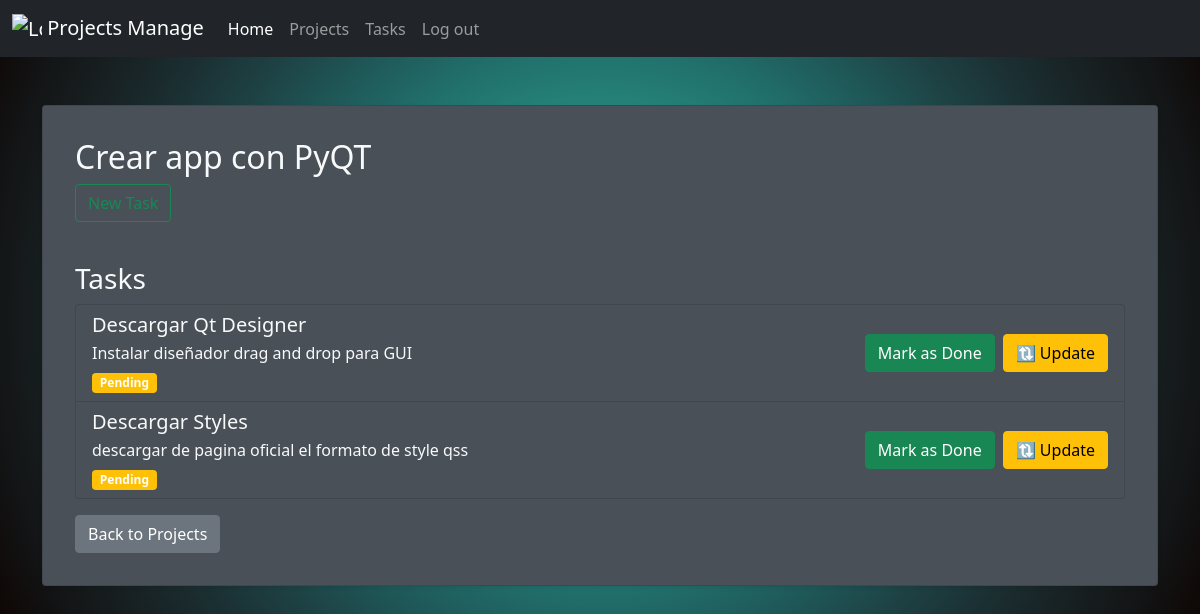
The app's page /about/projects/3/ with its own data.
### myapp/models.py (models this page shows, shortened)
class Project(models.Model):
    name = models.CharField(max_length=100)

class Task(models.Model):
    title = models.CharField(max_length=100)
    description = models.TextField()
    project = models.ForeignKey(Project, on_delete=models.CASCADE)
    done = models.BooleanField(default=False)

### myapp/views.py (the view, shortened to what this page needs)
# urls.py: path('projects/<int:project_id>/', views.project_detail, name='project_detail'), # URL para detalles de proyecto
def project_detail(request, project_id):
    project = get_object_or_404(Project, id=project_id)
    tasks = Task.objects.filter(project=project)
    return render(request, 'project_detail.html', {
        'project': project,
        'tasks': tasks
    })

### myapp/templates/project_detail.html (shortened to what this page needs)
{% extends "layout/base.html" %}
{% block content %}
<div class="container mt-5">
    <div class="card shadow-sm p-3 mb-5 rounded">
        <div class="card-body">
            <h2 class="card-title">{{ project.name }}</h2>
            <a href="{% url 'create_task' project.id %}" class="btn btn-outline-success mb-3">New Task</a>
            <h3 class="mt-4">Tasks</h3>
            {% if tasks %}
                <ul class="list-group">
                    {% for task in tasks %}
                        <li class="list-group-item">
                            <div class="d-flex justify-content-between align-items-center">
                                <div>
                                    <h5 class="mb-1">{{ task.title }}</h5>
                                    <p class="mb-1">{{ task.description }}</p>
                                    <span class="badge {{ task.done|yesno:'bg-success,bg-warning' }}">
                                        {{ task.done|yesno:'Completed,Pending' }}
                                    </span>
                                </div>
                                <div class="d-flex gap-2">
                                    <form method="post" action="{% url 'project_detail' project.id %}">
                                        <button type="submit" class="btn btn-success">
                                            {% if task.done %}Mark as Pending{% else %}Mark as Done{% endif %}
                                        </button>
                                    </form>
                                    <a href="{% url 'update_task' task.id %}?redirect_url={% url 'project_detail' project.id %}" class="btn btn-warning">🔃 Update</a>
                                </div>
                            </div>
                        </li>
                    {% endfor %}
                </ul>
            {% else %}
                <p>No tasks found for this project.</p>
            {% endif %}
            <a href="{% url 'projects' %}" class="btn btn-secondary mt-3">Back to Projects</a>
        </div>
    </div>
</div>
{% endblock %}

### myapp/templates/layout/base.html (style rules this page uses)
body { background-image: radial-gradient(circle at 50% 50%, #4eb48d 0, #3ea88a 10%, #309884 20%, #26857a 30%, #21706c 40%, #1f5959 50%, #1e4345 60%, #1b3033 70%, #182123 80%, #131415 90%, #0d0502 100%); color: #f8f9fa; }
.card { background-color: #495057; color: #f8f9fa; border-radius:15px; }
.list-group-item { background-color: #495057; color: #f8f9fa; }

### records on screen
Project: name "Crear app con PyQT"
Task: title "Descargar Qt Designer", description "Instalar diseñador drag and drop para GUI", done "Pending", shows "Mark as Done"
Task: title "Descargar Styles", description "descargar de pagina oficial el formato de style qss", done "Pending", shows "Mark as Done"
